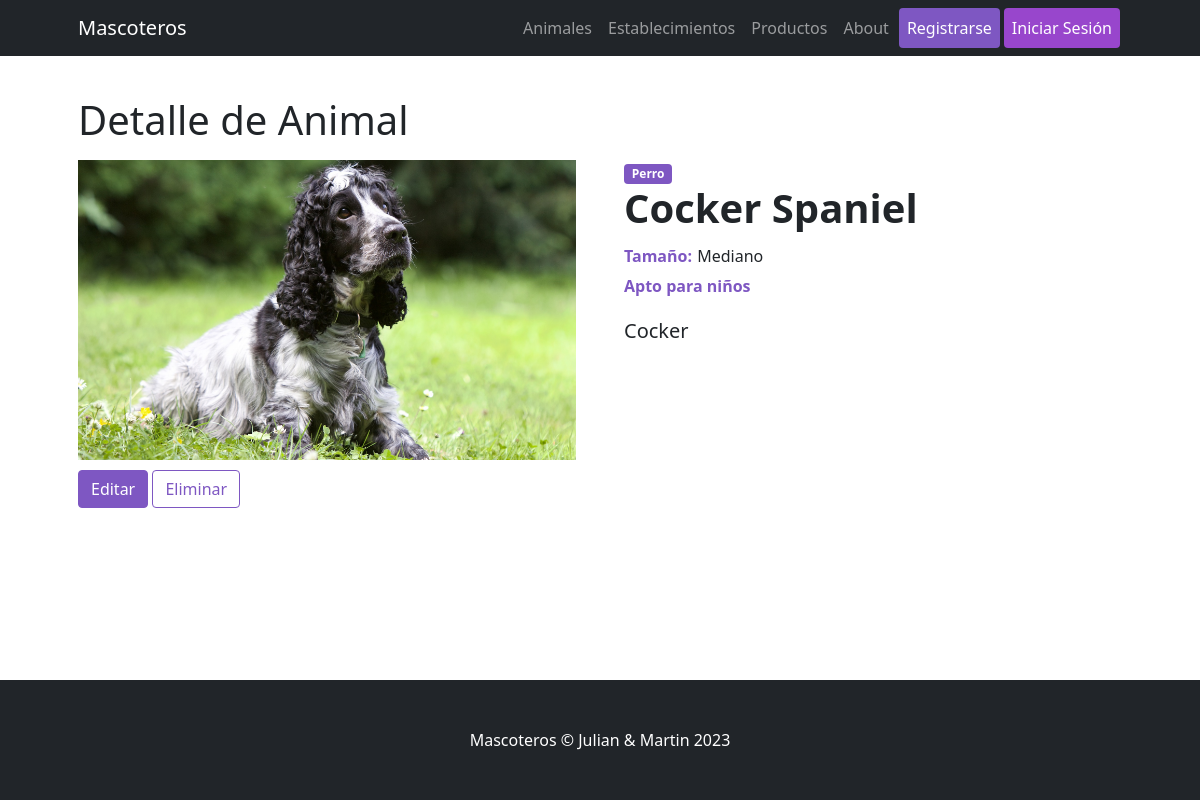
/Mascoteros/animal/2, run on an earlier commit of the app's database.
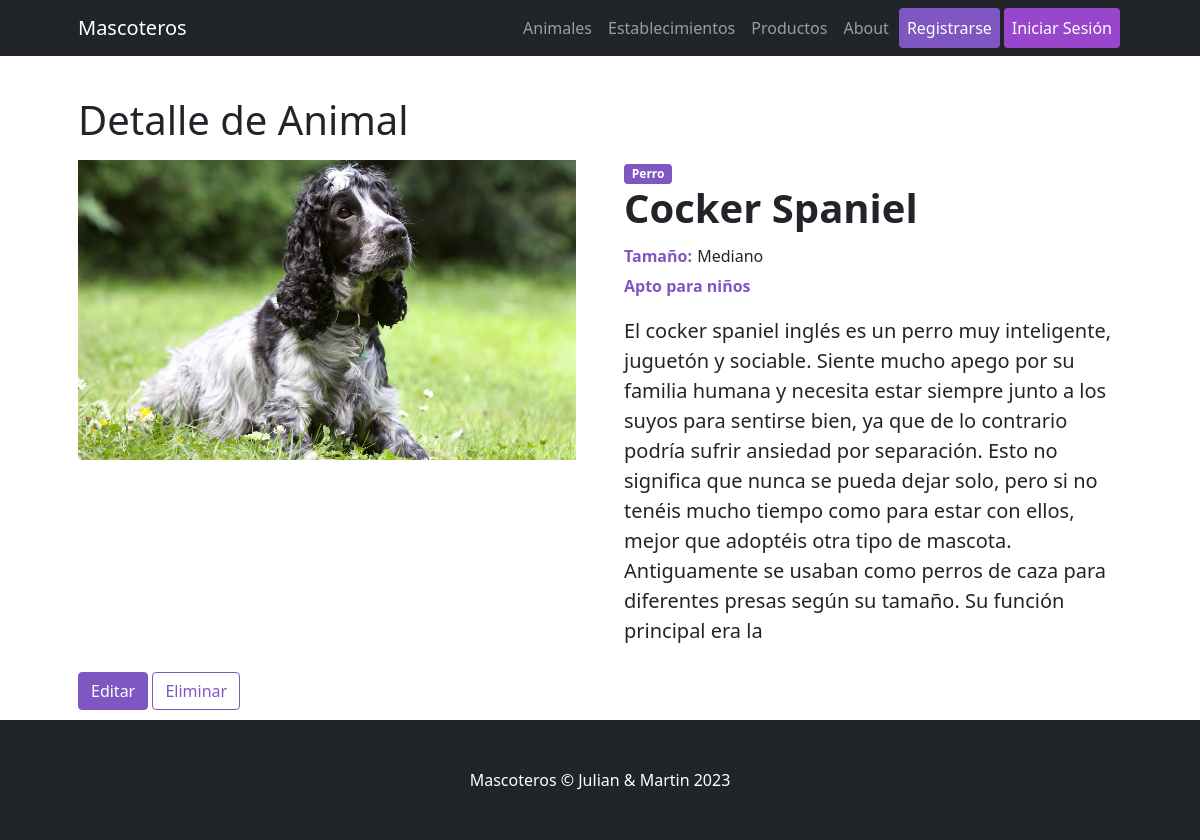
And on a later commit of the database.
### Mascoteros/models.py (models this page shows)
class Animal (models.Model):
    especie      = models.CharField(max_length=64)
    nombre       = models.CharField(max_length=64)
    descripcion  = models.CharField(max_length=500)
    imagen       = models.ImageField(upload_to='images_animales')
    tamaño       = models.CharField(max_length=32)
    apto_niños   = models.BooleanField()

### Mascoteros/views.py (the view)
# urls.py: path("animal/<int:pk>", DetalleAnimal.as_view(), name="AnimalesDetalle"),
class DetalleAnimal(DetailView):
    model = Animal
    template_name = "Mascoteros/animal/animal_detail.html"

### Mascoteros/templates/Mascoteros/animal/animal_detail.html (shortened to what this page needs)
{% extends "Mascoteros/parent.html" %}
{% load static %}
{% block contenidoDinamico %}
<h1 class="card-title">Detalle de Animal</h1>
<div class="row gx-4 gx-lg-5 align-items-left">
    <div class="col-md-6"><img class="card-img-top-detail mb-5 mb-md-0" src="{{animal.imagen.url}}" alt="..." /></div>
    <div class="col-md-6">
        <span class="badge bg-primary">{{animal.especie}}</span>
        <h1 class="display-6 fw-bolder">{{animal.nombre}}</h1>
        <div class="fs-5 mb-3">
            <span class="span-detalle-label">Tamaño:</span>
            <span class="span-detalle">{{animal.tamaño}}</span>
            {% if animal.apto_niños %}
            <span class="span-detalle-label">Apto para niños</span>
            {% else %}
            <span class="span-detalle-label">; No Apto para niños</span>
            {% endif %}
        </div>
        <p class="lead">{{animal.descripcion}}</p>
    </div>
    <div class="container-fluid">
        <a href="{% url 'AnimalesEditar' animal.id %}" class="btn btn-dark active" role="button" aria-pressed="true">Editar</a>
        <a href="{% url 'AnimalesBorrar' animal.id %}" class="btn btn-outline-success" role="button" aria-pressed="true">Eliminar</a>
    </div>
</div>
{% endblock %}

What changed in the data, as far as the page shows it:
changed Animal "Cocker Spaniel": descripcion "Cocker" → "El cocker spaniel inglés es un perro muy inteligente, juguetón y sociable. Siente mucho apego por su familia humana y necesita estar siempre junto a los suyos para sentirse bien, ya que de lo contrario podría sufrir ansiedad por separación. Esto no significa que nunca se pueda dejar solo, pero si no tenéis mucho tiempo como para estar con ellos, mejor que adoptéis otra tipo de mascota. Antiguamente se usaban como perros de caza para diferentes presas según su tamaño. Su función principal era la"
